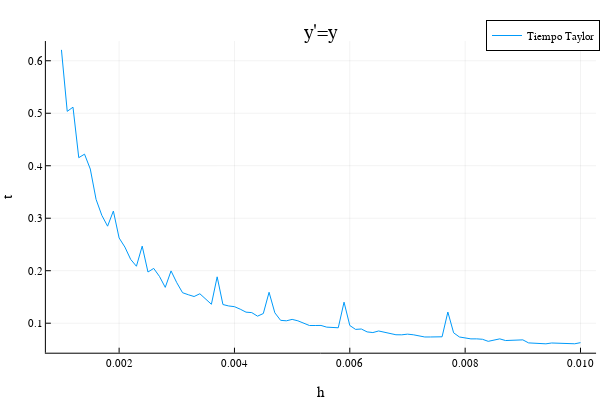

The code cell stored with this chart in its notebook:
### Code cell
plot(h,tiempoTaylor1.(h),label = "Tiempo Taylor",title = "y'=y", xlabel = "h",ylabel = "t")

### Figure 1 — Plotly figure (JSON) as saved in the notebook; plotly's stock layout.template omitted (floating-point values rounded to 4 significant figures)
{"data": [{"colorbar": {"title": ""}, "legendgroup": "Tiempo Taylor", "line": {"color": "rgba(0, 154, 250, 1.000)", "dash": "solid", "shape": "linear", "width": 1}, "mode": "lines", "name": "Tiempo Taylor", "showlegend": true, "type": "scatter", "x": [0.001, 0.0011, 0.0012, 0.0013, 0.0014, 0.0015, 0.0016, 0.0017, 0.0018, 0.0019, 0.002, 0.0021, 0.0022, 0.0023, 0.0024, 0.0025, 0.0026, 0.0027, 0.0028, 0.0029, 0.003, 0.0031, 0.0032, 0.0033, 0.0034, 0.0035, 0.0036, 0.0037, 0.0038, 0.0039, 0.004, 0.0041, 0.0042, 0.0043, 0.0044, 0.0045, 0.0046, 0.0047, 0.0048, 0.0049, 0.005, 0.0051, 0.0052, 0.0053, 0.0054, 0.0055, 0.0056, 0.0057, 0.0058, 0.0059, 0.006, 0.0061, 0.0062, 0.0063, 0.0064, 0.0065, 0.0066, 0.0067, 0.0068, 0.0069, 0.007, 0.0071, 0.0072, 0.0073, 0.0074, 0.0075, 0.0076, 0.0077, 0.0078, 0.0079, 0.008, 0.0081, 0.0082, 0.0083, 0.0084, 0.0085, 0.0086, 0.0087, 0.0088, 0.0089, 0.009, 0.0091, 0.0092, 0.0093, 0.0094, 0.0095, 0.0096, 0.0097, 0.0098, 0.0099, 0.01], "xaxis": "x", "y": [0.6208, 0.5036, 0.5116, 0.4153, 0.422, 0.3938, 0.336, 0.3055, 0.2848, 0.3137, 0.2624, 0.245, 0.2216, 0.2085, 0.2469, 0.1975, 0.2044, 0.189, 0.1683, 0.1996, 0.1772, 0.1581, 0.1542, 0.1508, 0.1561, 0.1465, 0.1361, 0.1883, 0.1356, 0.1329, 0.1315, 0.1267, 0.1211, 0.1202, 0.1134, 0.1184, 0.1589, 0.1199, 0.1055, 0.1046, 0.1073, 0.1046, 0.1008, 0.09561, 0.09562, 0.09574, 0.09247, 0.09207, 0.0913, 0.1401, 0.09561, 0.08821, 0.08896, 0.08345, 0.08215, 0.08518, 0.08295, 0.07962, 0.07798, 0.07788, 0.07916, 0.07799, 0.07634, 0.07374, 0.07375, 0.07391, 0.07411, 0.1213, 0.08174, 0.07376, 0.07179, 0.07013, 0.07016, 0.06938, 0.06544, 0.06835, 0.07016, 0.06697, 0.06738, 0.06804, 0.06827, 0.0625, 0.06208, 0.06173, 0.06074, 0.0623, 0.06163, 0.06112, 0.0606, 0.06082, 0.06293], "yaxis": "y", "zmax": null, "zmin": null}], "layout": {"annotations": [{"font": {"color": "rgba(0, 0, 0, 1.000)", "family": "sans-serif", "size": 20}, "rotation": 0, "showarrow": false, "text": "y'=y", "x": 0.535, "xanchor": "center", "xref": "paper", "y": 1, "yanchor": "top", "yref": "paper"}], "height": 400, "legend": {"bgcolor": "rgba(255, 255, 255, 1.000)", "bordercolor": "rgba(0, 0, 0, 1.000)", "borderwidth": 1, "font": {"color": "rgba(0, 0, 0, 1.000)", "family": "sans-serif", "size": 11}, "title": {"font": {"color": "rgba(0, 0, 0, 1.000)", "family": "sans-serif", "size": 15}, "text": ""}, "tracegroupgap": 0, "traceorder": "normal", "x": 1, "xanchor": "auto", "y": 1, "yanchor": "auto"}, "margin": {"b": 20, "l": 0, "r": 0, "t": 20}, "paper_bgcolor": "rgba(255, 255, 255, 1.000)", "plot_bgcolor": "rgba(255, 255, 255, 1.000)", "showlegend": true, "width": 600, "xaxis": {"anchor": "y", "domain": [0.07647, 0.9934], "gridcolor": "rgba(0, 0, 0, 0.100)", "gridwidth": 0.5, "linecolor": "rgba(0, 0, 0, 1.000)", "mirror": false, "range": [0.00073, 0.01027], "showgrid": true, "showline": true, "showticklabels": true, "tickangle": 0, "tickcolor": "rgb(0, 0, 0)", "tickfont": {"color": "rgba(0, 0, 0, 1.000)", "family": "sans-serif", "size": 11}, "tickmode": "array", "ticks": "inside", "ticktext": ["0.002", "0.004", "0.006", "0.008", "0.010"], "tickvals": [0.002, 0.004, 0.006, 0.008, 0.01], "title": "h", "titlefont": {"color": "rgba(0, 0, 0, 1.000)", "family": "sans-serif", "size": 15}, "type": "-", "visible": true, "zeroline": false, "zerolinecolor": "rgba(0, 0, 0, 1.000)"}, "yaxis": {"anchor": "x", "domain": [0.07581, 0.9415], "gridcolor": "rgba(0, 0, 0, 0.100)", "gridwidth": 0.5, "linecolor": "rgba(0, 0, 0, 1.000)", "mirror": false, "range": [0.0438, 0.6376], "showgrid": true, "showline": true, "showticklabels": true, "tickangle": 0, "tickcolor": "rgb(0, 0, 0)", "tickfont": {"color": "rgba(0, 0, 0, 1.000)", "family": "sans-serif", "size": 11}, "tickmode": "array", "ticks": "inside", "ticktext": ["0.1", "0.2", "0.3", "0.4", "0.5", "0.6"], "tickvals": [0.1, 0.2, 0.3, 0.4, 0.5, 0.6], "title": "t", "titlefont": {"color": "rgba(0, 0, 0, 1.000)", "family": "sans-serif", "size": 15}, "type": "-", "visible": true, "zeroline": false, "zerolinecolor": "rgba(0, 0, 0, 1.000)"}}}
